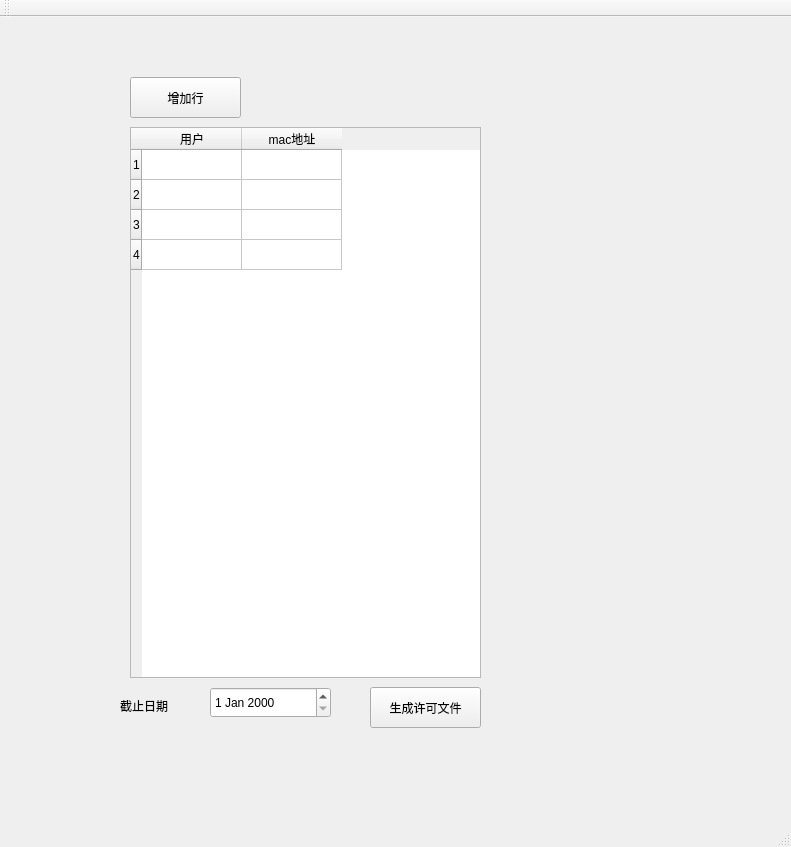
<?xml version="1.0" encoding="UTF-8"?>
<ui version="4.0">
 <class>create_licenseClass</class>
 <widget class="QMainWindow" name="create_licenseClass">
  <property name="geometry">
   <rect>
    <x>0</x>
    <y>0</y>
    <width>791</width>
    <height>847</height>
   </rect>
  </property>
  <property name="windowTitle">
   <string>create_license</string>
  </property>
  <widget class="QWidget" name="centralWidget">
   <widget class="QTableWidget" name="tableWidget">
    <property name="geometry">
     <rect>
      <x>130</x>
      <y>110</y>
      <width>351</width>
      <height>551</height>
     </rect>
    </property>
    <row>
     <property name="text">
      <string>1</string>
     </property>
    </row>
    <row>
     <property name="text">
      <string>2</string>
     </property>
    </row>
    <row>
     <property name="text">
      <string>3</string>
     </property>
    </row>
    <row>
     <property name="text">
      <string>4</string>
     </property>
    </row>
    <column>
     <property name="text">
      <string>用户</string>
     </property>
    </column>
    <column>
     <property name="text">
      <string>mac地址</string>
     </property>
    </column>
    <item row="0" column="0">
     <property name="text">
      <string/>
     </property>
    </item>
   </widget>
   <widget class="QPushButton" name="addButton">
    <property name="geometry">
     <rect>
      <x>130</x>
      <y>60</y>
      <width>111</width>
      <height>41</height>
     </rect>
    </property>
    <property name="maximumSize">
     <size>
      <width>557</width>
      <height>16777215</height>
     </size>
    </property>
    <property name="text">
     <string>增加行</string>
    </property>
   </widget>
   <widget class="QDateEdit" name="end_Time">
    <property name="geometry">
     <rect>
      <x>210</x>
      <y>670</y>
      <width>121</width>
      <height>31</height>
     </rect>
    </property>
   </widget>
   <widget class="QLabel" name="end_Time_label">
    <property name="geometry">
     <rect>
      <x>120</x>
      <y>680</y>
      <width>81</width>
      <height>18</height>
     </rect>
    </property>
    <property name="text">
     <string>截止日期</string>
    </property>
   </widget>
   <widget class="QPushButton" name="createLicense">
    <property name="geometry">
     <rect>
      <x>370</x>
      <y>670</y>
      <width>111</width>
      <height>41</height>
     </rect>
    </property>
    <property name="maximumSize">
     <size>
      <width>557</width>
      <height>16777215</height>
     </size>
    </property>
    <property name="text">
     <string>生成许可文件</string>
    </property>
   </widget>
  </widget>
  <widget class="QToolBar" name="mainToolBar">
   <attribute name="toolBarArea">
    <enum>TopToolBarArea</enum>
   </attribute>
   <attribute name="toolBarBreak">
    <bool>false</bool>
   </attribute>
  </widget>
  <widget class="QStatusBar" name="statusBar"/>
 </widget>
 <layoutdefault spacing="6" margin="11"/>
 <resources>
  <include location="create_license.qrc"/>
 </resources>
 <connections/>
</ui>
